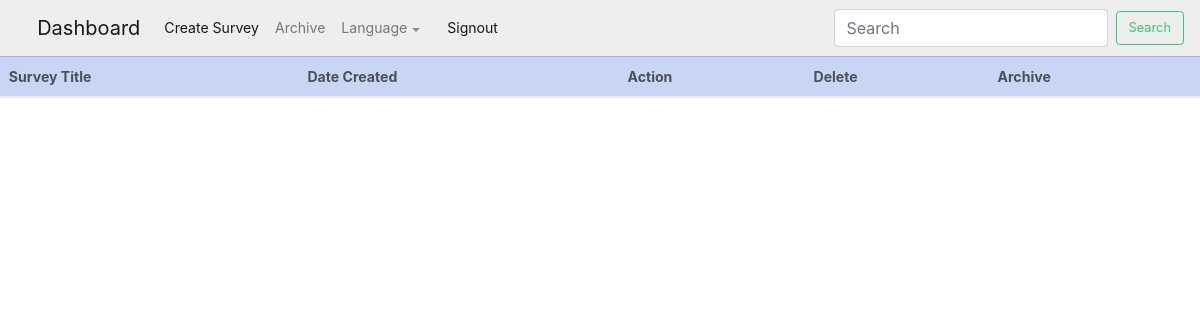
/admin_dashboard/, run on an earlier commit of the app's database.
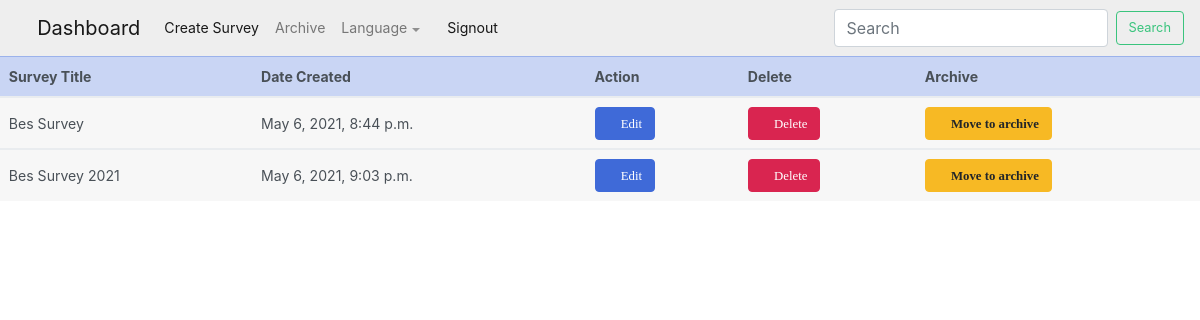
And on a later commit of the database.
### languages/models.py (models this page shows, shortened)
class Survey(models.Model):
    title = models.CharField(max_length=200)
    created_at = models.DateTimeField(default=timezone.now)
    archive = models.CharField(max_length=200, default='')

### signup/views.py (the view)
# urls.py: path('admin_dashboard/', views.admin_dashboard, name='admin_dashboard'),
def admin_dashboard(request):
    survey = Survey.objects.filter(archive='')
    return render(request, 'admin_dashboard.html', {'survey': survey})

### signup/templates/admin_dashboard.html (shortened to what this page needs)
{% load static %}
<!doctype html>
<html lang="en">
<head>
    <link href="{% static 'vendor/fontawesome-free/css/all.min.css'%}" rel="stylesheet" type="text/css">
    <link rel="stylesheet" href="https://maxcdn.bootstrapcdn.com/bootstrap/4.0.0/css/bootstrap.min.css">
<link href="{% static './main.css'%}" rel="stylesheet"></head>
<body>
<div>
<nav class="navbar navbar-expand-lg navbar-light bg-light">
  <a class="navbar-brand" href="{%url 'admin_dashboard'%}"><i class="fas fa-tachometer-alt"></i> Dashboard</a>
  <div class="collapse navbar-collapse" id="navbarSupportedContent">
    <ul class="navbar-nav mr-auto">
      <li class="nav-item active">
        <a class="nav-link" href="{%url 'create_new_survey'%}">Create Survey <span class="sr-only">(current)</span></a>
      </li>
      <li class="nav-item">
        <a class="nav-link" href="{%url 'archived_survey'%}">Archive</a>
      </li>
      <li class="nav-item dropdown">
        <a class="nav-link dropdown-toggle" href="#" id="navbarDropdown" role="button" data-toggle="dropdown" aria-haspopup="true" aria-expanded="false">
          Language
        </a>
      </li>
      <li class="nav-item">
        <a class="nav-link active" href="{%url 'admin_logout'%}"><i class="fas fa-sign-out-alt"></i>Signout</a>
      </li>
    </ul>
    <form class="form-inline my-2 my-lg-0">
      <input class="form-control mr-sm-2" type="search" placeholder="Search" aria-label="Search">
      <button class="btn btn-outline-success my-2 my-sm-0" type="submit">Search</button>
    </form>
  </div>
</nav>
    {%block admin%}
    <table class="table table-striped">
  <thead>
    <tr class="table-primary">
      <th scope="col">Survey Title</th>
      <th scope="col">Date Created</th>
        <th scope="col">Action</th>
        <th>Delete</th>
        <th>Archive</th>
    </tr>
  </thead>
        {% for survey in survey%}
  <tbody>
    <tr>
      <td>{{survey.title}}</td>
      <td>{{survey.created_at}}</td>
        <td><a href="" class="btn btn-primary"> <i class="far fa-edit"> Edit</i></a></td>
        <td><a href="" class="btn btn-danger"> <i class="far fa-trash-alt"> Delete</i></a></td>
         <td><a href="{%url 'archive' survey.id%}" class="btn btn-warning"> <i class="fas fa-archive"> Move to archive</i></a></td>
    </tr>
  </tbody>
        {%endfor%}
</table>
    {%endblock%}
</div>
</body>
<script type="text/javascript" src="./assets/scripts/main.js"></script></body>
</html>

What changed in the data, as far as the page shows it:
added Survey: title "Bes Survey", created_at "May 6, 2021, 8:44 p.m."
added Survey: title "Bes Survey 2021", created_at "May 6, 2021, 9:03 p.m."
